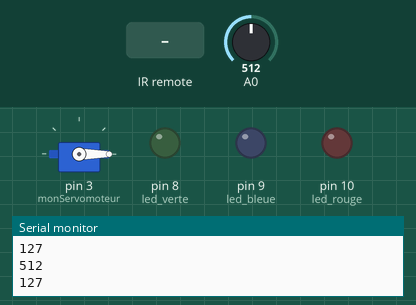
Simulated run of this sketch. Board: Arduino Uno, built with avr-gcc and run on an emulated ATmega328P. On the bench: servo, output pins drawn as LEDs (lit = HIGH), the last lines printed to the serial monitor. The inputs (shaded band) are chosen by the test bench; at power-on: A0 = 512.

Above: at 1.2 s.
1.3 s: A0 set to 493
At 1.8 s:
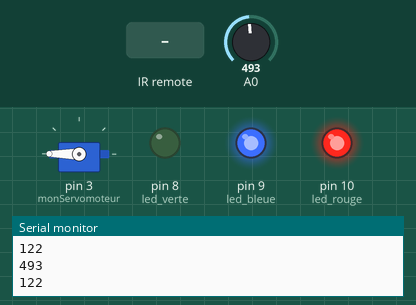
2.8 s: infrared code 0xFD10EF received
4.3 s: infrared code 0xFD50AF received
At 7.19 s:
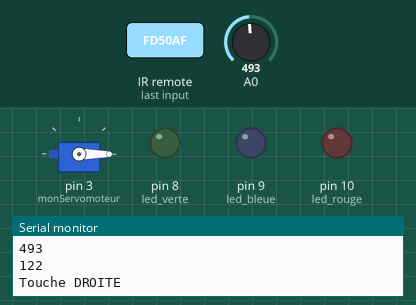
7.3 s: infrared code 0xFDB04F received
At 8.6 s:
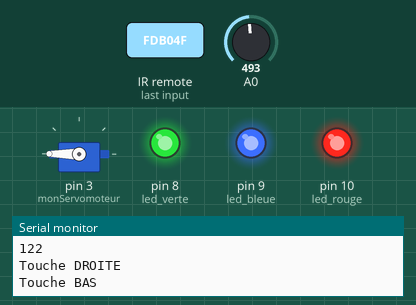
Timing chart, 0 to 9.9 s (numbered marks = the images above; inputs shaded):
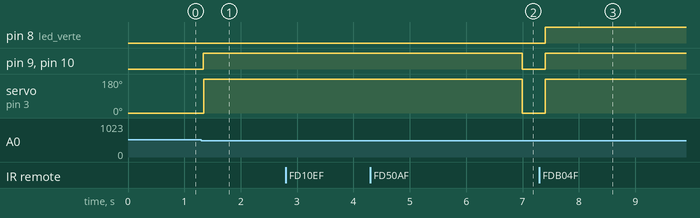

The sketch:

sketch_feb19a.ino
```cpp
//Matthieu SAJOT / Leo ROLLAND TD08

#include <LiquidCrystal.h>     //Bibliotheque pour l'ecran LCD
#include <Servo.h>             //Bibliotheque pour le servomoteur
#include <IRremote.h>          //Bibliotheque pour la telecommande

const int led_verte = 8;      //pin LED RVB
const int led_bleue = 9;      //pin LED RVB
const int led_rouge = 10;     //pin LED RVB
const char DIN_RECEPTEUR_INFRAROUGE = 2;    //pin pour le module ir

LiquidCrystal lcd(12, 11, 7, 6, 5, 4);      //pin pour l'ecran lcd

Servo monServomoteur;  //declaration du servo

IRrecv monRecepteurInfraRouge (DIN_RECEPTEUR_INFRAROUGE); //declaration du module ir
decode_results messageRecu;   //stock le message recu par le module ir

int mode = 0; //0 pour mode automatique, 1 pour mode commander
int mode_commande = 0; //0 pour mode jour, 1 pour mode nuit
/******************************************************************************************************************************************************************************/
void setup()
{
  Serial.begin(9600);
  pinMode(led_rouge, OUTPUT);
  pinMode(led_verte, OUTPUT);
  pinMode(led_bleue, OUTPUT);
  monServomoteur.attach(3);
  monRecepteurInfraRouge.enableIRIn();    //initialisation du module ir
  monRecepteurInfraRouge.blink13(true);   //clignotement dune led sur l'arduino a la reception du module (facultatif)
}
/******************************************************************************************************************************************************************************/
void loop() {
  /**********************************************************************************************/
  if (monRecepteurInfraRouge.decode(&messageRecu))      //receptionne la valeur du module IR
  {
    if (messageRecu.value == 0xFD10EF)
    {
      Serial.println("Touche GAUCHE");
      mode = false;
      lcd.clear();
      lcd.print("MODE AUTOMATIQUE");
      delay(2000);
    }
    if (messageRecu.value == 0xFD50AF)
    {
      Serial.println("Touche DROITE");
      mode = true;
      lcd.clear();
      lcd.print("MODE COMMANDE");
      delay(2000);
    }
    if (messageRecu.value == 0xFDA05F)
    {
      Serial.println("Touche HAUT");
      mode_commande = false;
    }
    if (messageRecu.value == 0xFDB04F)
    {
      Serial.println("Touche BAS");
      mode_commande = true;
    }
    monRecepteurInfraRouge.resume();
  }
  /********************************************************************************************/
  if (mode == 0)                                        //MODE AUTOMATIQUE
  {
    int valeur = analogRead(A0);      //lire la valeur de la lumiere
    int intensite;
    intensite = map(valeur,0,1023,0,255);

    Serial.println(valeur);           //affiche cette valeur
    Serial.println(intensite);
    if (intensite > 125)
    {
      digitalWrite(led_rouge, 0);
      digitalWrite(led_verte, 0);
      digitalWrite(led_bleue, 0);
      lcd.clear();
      lcd.print("C'EST LE JOUR");
      monServomoteur.write(0);
    }

    if (intensite < 125)
    {
      digitalWrite(led_rouge, 255);
      digitalWrite(led_verte, 0);
      digitalWrite(led_bleue, 150);
      lcd.clear();
      lcd.print("C'EST LA NUIT");
      monServomoteur.write(180);

    }
  }
  /***************************************************************************************/
  if (mode == 1)                                                     //MODE COMMANDER
  {
    if (mode_commande == 0)
    {
      digitalWrite(led_rouge, 0);
      digitalWrite(led_verte, 0);
      digitalWrite(led_bleue, 0);
      monServomoteur.write(0);
      lcd.clear();
      lcd.print("JOOOUUUURRR");
    }

    if (mode_commande == 1)
    {
      digitalWrite(led_rouge, 200);
      digitalWrite(led_verte, 255);
      digitalWrite(led_bleue, 30);
      monServomoteur.write(180);
      lcd.clear();
      lcd.print("NUUIIIITTT");
    }
  }
  /*******************************************************************************/
  delay(100);
}
```

Measured:
- the behaviour switches between 502 and 501 on A0 (found by bisection; images 0 and 1)
- after the input at 1.3 s, pin 9 (led_bleue), pin 10 (led_rouge): LOW → HIGH at once; servo on pin 3 (monServomoteur): 0° → 180° at once
- after the input at 4.3 s, pin 9 (led_bleue), pin 10 (led_rouge): HIGH → LOW after 2.7 s; servo on pin 3 (monServomoteur): 180° → 0° after 2.7 s
- after the input at 7.3 s, pin 8 (led_verte), pin 9 (led_bleue), pin 10 (led_rouge): LOW → HIGH after 0.10 s; servo on pin 3 (monServomoteur): 0° → 180° after 0.10 s
